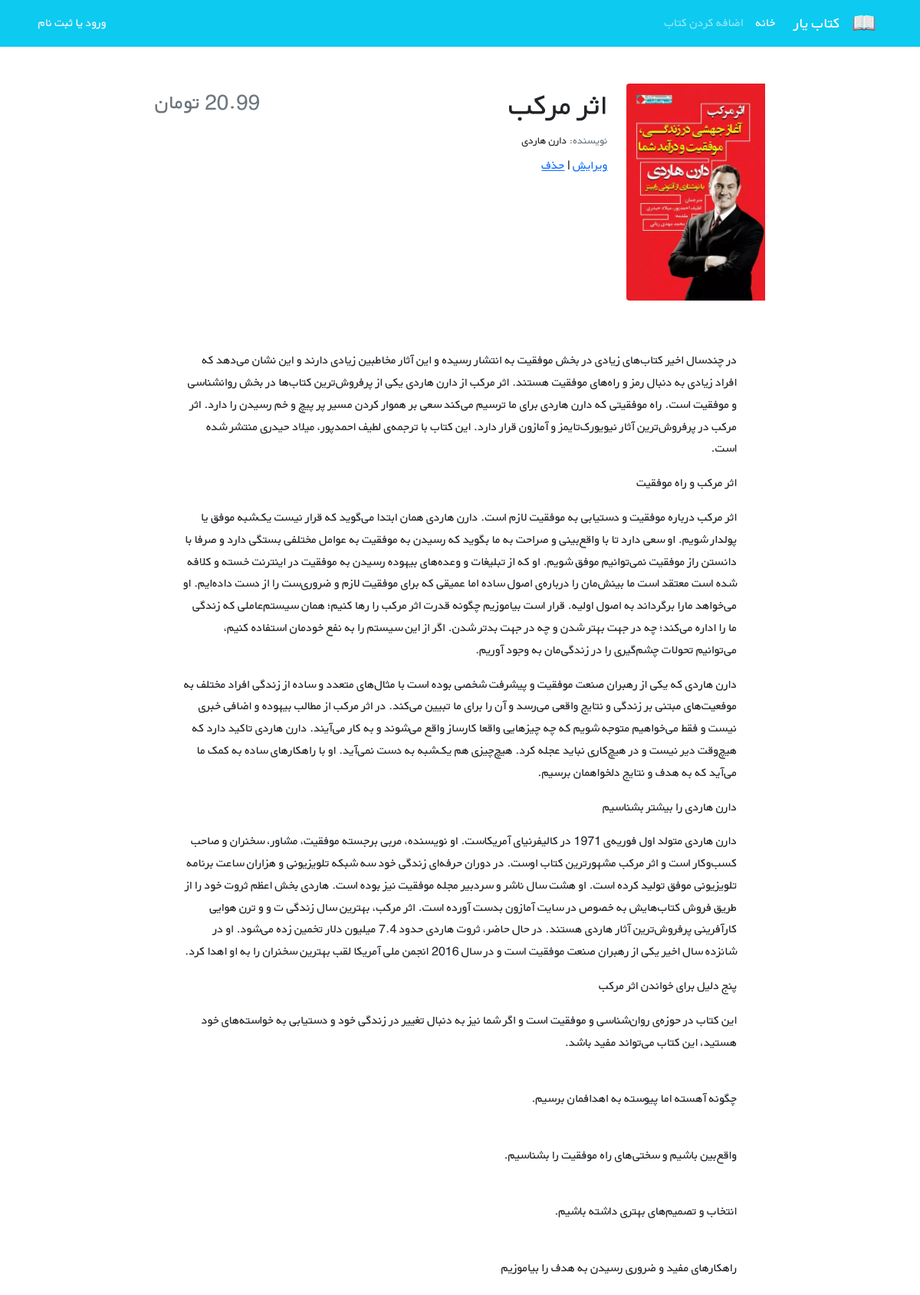
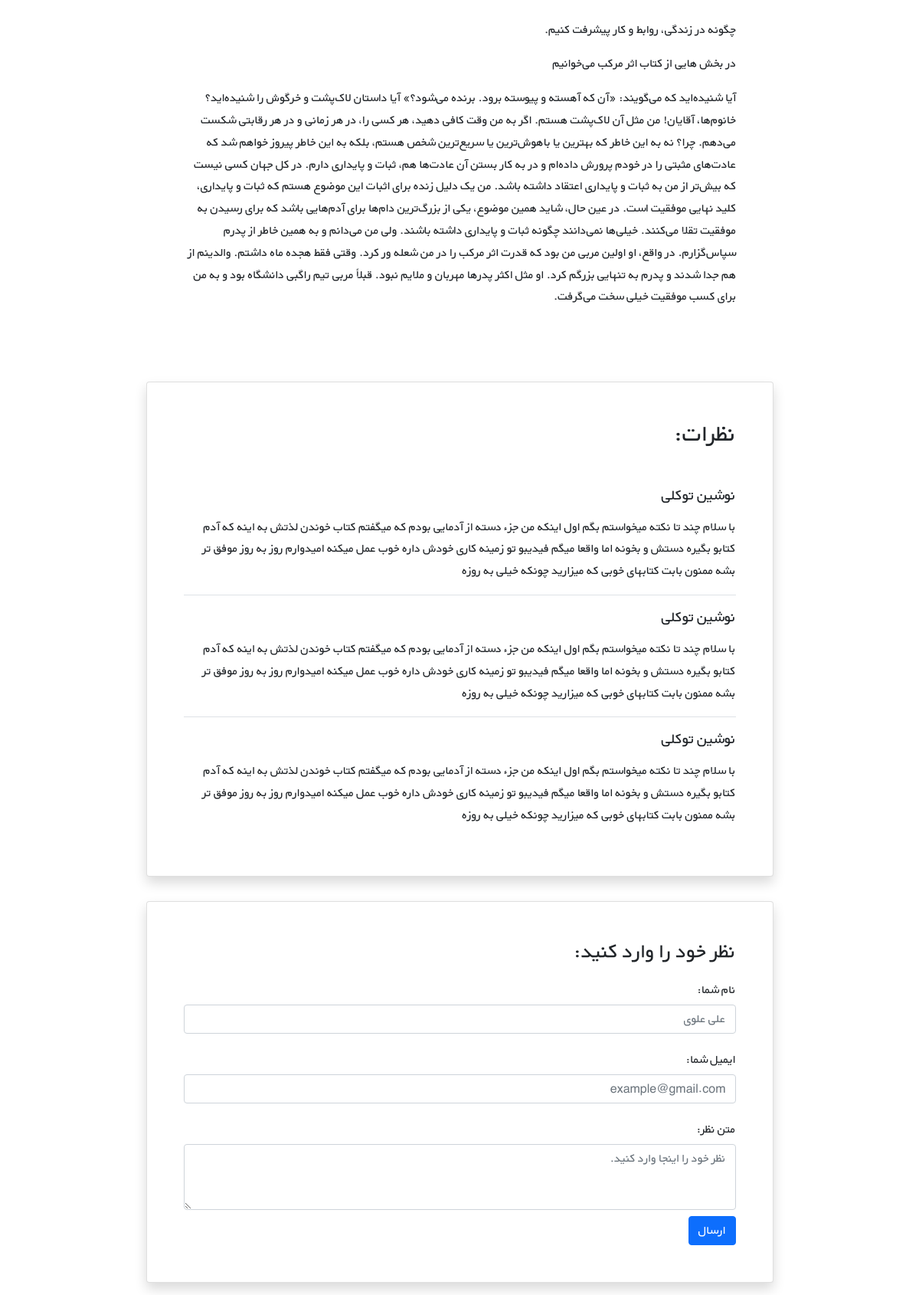
/books/9/, run on the app's committed database (2 pictures, top to bottom).
### books/models.py (models this page shows, shortened)
class Book(models.Model):
    title = models.CharField(max_length=200)
    author = models.CharField(max_length=200)
    description = models.TextField()
    price = models.DecimalField(max_digits=5, decimal_places=2)
    cover = models.ImageField(upload_to='covers/', blank=True)

### books/views.py (the view)
# urls.py: path('<int:pk>/', BookDetailView.as_view(), name='book_detail'),
class BookDetailView(generic.DetailView):
    model = Book
    template_name = 'books/book_detail.html'

### books/templates/books/book_detail.html (shortened to what this page needs)
{% extends '_base.html' %}
{% block content %}
    <div class="container mt-5" dir="rtl">
        <div class="">
            <div class="">
                <div class="d-flex justify-content-center">
                    <div class="row w-sm-75 w-100">
                        <div class="col-xs-12 col-md-3 d-flex justify-content-center">
                            <div>
                                {% if book.cover %}
                                    <img src="{{ book.cover.url }}" class="img-fluid rounded-start" alt="...">
                                {% endif %}
                            </div>
                        </div>
                        <div class="col-xs-12 col-md-6 text-center text-md-end mt-md-1 mt-4">
                            <h1>{{ book.title }}</h1>
                            <h5 class="small my-1"><span class="text-muted">نویسنده: </span>{{ book.author }}</h5>
                            <a href="{% url 'book_update' book.id %}">ویرایش</a>
                            <span> | </span>
                            <a href="{% url 'book_delete' book.id %}">حذف</a>
                        </div>
                        <div class="col-xs-12 col-md-3 d-flex flex-column">
                            <h3 class="align-self-center pt-2 text-muted align-self-md-end">
                                {{ book.price }} تومان
                            </h3>
                        </div>
                    </div>
                </div>
                <div class="d-flex justify-content-center">
                    <div class="my-3 p-5 w-sm-75 w-100">
                        {{ book.description|linebreaks }}
                    </div>
                </div>
                <div class="d-flex justify-content-center">
                    <div class="card shadow my-3 p-5 w-sm-75 w-100">
                        <h2 class="mb-5">نظرات:</h2>
                        <div class="border-bottom mb-3">
                            <h5 class="mb-3">نوشین توکلی</h5>
                            <p>با سلام چند تا نکته میخواستم بگم اول اینکه من جزء دسته از آدمایی بودم که میگفتم کتاب
                                خوندن لذتش
                                به اینه که آدم کتابو بگیره دستش و بخونه اما واقعا میگم فیدیبو تو زمینه کاری خودش داره
                                خوب عمل
                                میکنه امیدوارم روز به روز موفق تر بشه ممنون بابت کتابهای خوبی که میزارید چونکه خیلی به
                                روزه</p>
                        </div>
                        <div class="border-bottom mb-3">
                            <h5 class="mb-3">نوشین توکلی</h5>
                            <p>با سلام چند تا نکته میخواستم بگم اول اینکه من جزء دسته از آدمایی بودم که میگفتم کتاب
                                خوندن لذتش
                                به اینه که آدم کتابو بگیره دستش و بخونه اما واقعا میگم فیدیبو تو زمینه کاری خودش داره
                                خوب عمل
                                میکنه امیدوارم روز به روز موفق تر بشه ممنون بابت کتابهای خوبی که میزارید چونکه خیلی به
                                روزه</p>
                        </div>
                        <div>
                            <h5 class="mb-3">نوشین توکلی</h5>
                            <p>با سلام چند تا نکته میخواستم بگم اول اینکه من جزء دسته از آدمایی بودم که میگفتم کتاب
                                خوندن لذتش
                                به اینه که آدم کتابو بگیره دستش و بخونه اما واقعا میگم فیدیبو تو زمینه کاری خودش داره
                                خوب عمل
                                میکنه امیدوارم روز به روز موفق تر بشه ممنون بابت کتابهای خوبی که میزارید چونکه خیلی به
                                روزه</p>
                        </div>
                    </div>
                </div>
                <div class="d-flex justify-content-center">
                    <div class="card shadow my-3 p-5 w-sm-75 w-100">
                        <h3>نظر خود را وارد کنید:</h3>
                        <form method="POST">
                            <div class="form-group py-2">
                                <label class="py-1" for="author_name">نام شما:</label>
                                <input type="text" class="form-control" placeholder="علی علوی" name="author_name">
                            </div>
                            <div class="form-group py-2">
                                <label class="py-1" for="email">ایمیل شما:</label>
                                <input type="email" class="form-control" placeholder="example@gmail.com" name="email">
                            </div>
                            <div class="form-group py-2">
                                <label class="py-1" for="comment_text">متن نظر:</label>
                                <textarea class="form-control" name="text" rows="3"
                                          placeholder="نظر خود را اینجا وارد کنید."></textarea>
                            </div>
                            <button type="submit" class="btn btn-primary">ارسال</button>
                        </form>
                    </div>
                </div>
            </div>
        </div>
    </div>
{% endblock %}

### static/css/style.css (style rules this page uses)
* { font-family: 'BYekan', sans-serif; line-height: 1.8rem; }
@media (min-width: 576px) { .w-sm-75 { width: 75%!important; } }

### data on the page
Book: cover (picture), title "اثر مرکب", author "دارن هاردی", description "در چندسال اخیر کتاب‌های زیادی در بخش موفقیت به انتشار رسیده و این آثار مخاطبین زیادی دارند و این نشان می‌دهد که افراد زیادی به دنبال رمز و راه‌های موفقیت هستند. اثر مرکب از دارن هاردی یکی از پرفروش‌ترین کتاب‌ها در بخش روانشناسی و موفقیت است. راه موفقیتی که دارن هاردی برای ما ترسیم می‌کند سعی بر هموار کردن مسیر پر پیچ و خم رسیدن را دارد. اثر مرکب در پرفروش‌ترین آثار نیویورک‌تایمز و آمازون قرار دارد. این کتاب با ترجمه‌ی لطیف احمدپور، میلاد حیدری منتشر شده است. اثر مرکب و راه موفقیت اثر مرکب درباره موفقیت و دستیابی به موفقیت لازم است. دارن هاردی همان ابتدا می‌گوید که قرار نیست یک‌شبه موفق یا پولدار شویم. او سعی دارد تا با واقع‌بینی و صراحت به ما بگوید که رسیدن به موفقیت به عوامل مختلفی بستگی…"
